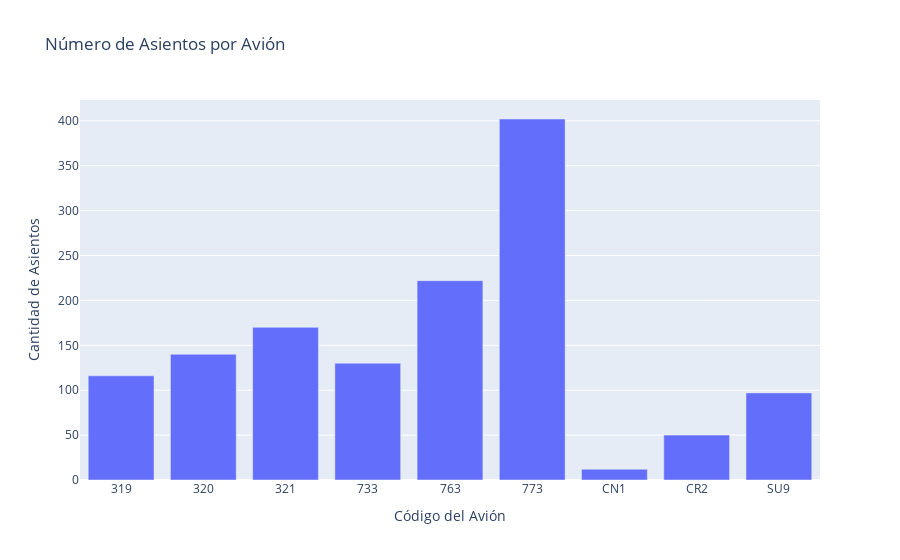

The code cell stored with this chart in its notebook:
### Code cell
# Contar asientos por avión
seat_counts = seatsdf.groupby('aircraft_code')['seat_no'].count().reset_index()

# Renombrar la columna para mayor claridad
seat_counts.columns = ['aircraft_code', 'seat_count']

# Crear el gráfico de barras
fig = px.bar(seat_counts, 
             x='aircraft_code', 
             y='seat_count', 
             title='Número de Asientos por Avión',
             labels={'aircraft_code': 'Código del Avión', 'seat_count': 'Cantidad de Asientos'},
             color_continuous_scale=px.colors.sequential.Plasma) 


# Mostrar el gráfico
fig.show()

### Figure 1 — Plotly figure (JSON) as saved in the notebook; plotly's stock layout.template omitted (floating-point values rounded to 4 significant figures)
{"data": [{"alignmentgroup": "True", "hovertemplate": "Código del Avión=%{x}<br>Cantidad de Asientos=%{y}<extra></extra>", "legendgroup": "", "marker": {"color": "#636efa", "pattern": {"shape": ""}}, "name": "", "offsetgroup": "", "orientation": "v", "showlegend": false, "textposition": "auto", "type": "bar", "x": ["319", "320", "321", "733", "763", "773", "CN1", "CR2", "SU9"], "xaxis": "x", "y": [116, 140, 170, 130, 222, 402, 12, 50, 97], "yaxis": "y"}], "layout": {"barmode": "relative", "legend": {"tracegroupgap": 0}, "title": {"text": "Número de Asientos por Avión"}, "xaxis": {"anchor": "y", "domain": [0, 1], "title": {"text": "Código del Avión"}}, "yaxis": {"anchor": "x", "domain": [0, 1], "title": {"text": "Cantidad de Asientos"}}}}
